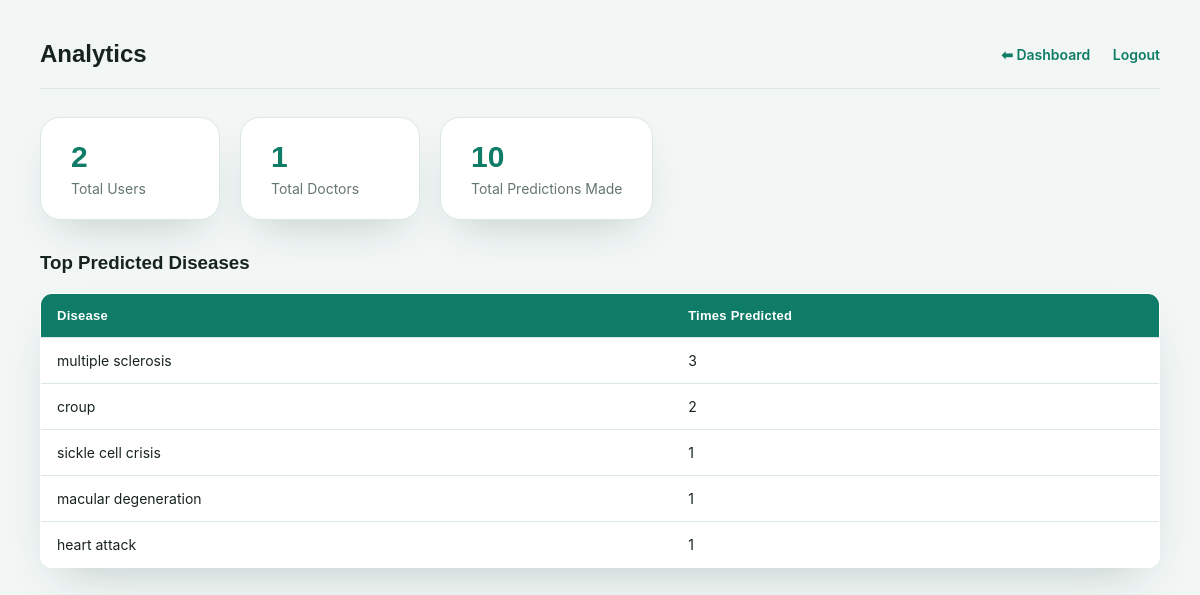
The app's page /admin/analytics (signed in) with its own data.
### database/model.py (models this page shows, shortened)
class PredictionHistory(db.Model):
    __tablename__ = "prediction_history"
    id = db.Column(db.Integer, primary_key=True)
    user_id = db.Column(
        db.Integer,
        db.ForeignKey("users.id"),
        nullable=False
    )
    symptoms = db.Column(db.Text, nullable=False)
    predicted_disease = db.Column(
        db.String(150),
        nullable=False
    )
    confidence = db.Column(db.Float)
    prediction_date = db.Column(
        db.DateTime,
        server_default=db.func.now()
    )
    user = db.relationship(
    "User",
    backref=db.backref(
        "predictions",
        lazy=True,
        cascade="all, delete-orphan"
    )
)

### routes/admin.py (the view)
@admin.route("/analytics")
@admin_required
def analytics():
    total_users = User.query.filter_by(role="user").count()
    total_doctors = User.query.filter_by(role="doctor").count()
    total_predictions = PredictionHistory.query.count()
    top_diseases = db.session.query(
        PredictionHistory.predicted_disease,
        db.func.count(PredictionHistory.id).label("count")
    ).group_by(
        PredictionHistory.predicted_disease
    ).order_by(
        db.func.count(PredictionHistory.id).desc()
    ).limit(5).all()
    return render_template(
        "admin/analytics.html",
        total_users=total_users,
        total_doctors=total_doctors,
        total_predictions=total_predictions,
        top_diseases=top_diseases
    )

### app.py (called while the page is built)
@login_manager.user_loader
def load_user(user_id):
    return User.query.get(int(user_id))

### routes/admin.py (called while the page is built)
def admin_required(view_func):
    @wraps(view_func)
    def wrapped(*args, **kwargs):
        if not current_user.is_authenticated or current_user.role != "admin":
            flash("Please login as an admin to continue.", "danger")
            return redirect(url_for("admin.login"))
        return view_func(*args, **kwargs)
    return wrapped

### templates/admin/analytics.html (shortened to what this page needs)
<!DOCTYPE html>
<html>
<head>
    <link rel="stylesheet" href="{{ url_for('static', filename='css/dashboard.css') }}">
</head>
<body>
<div class="navbar">
    <h2>Analytics</h2>
    <div>
        <a href="{{ url_for('admin.dashboard') }}">⬅ Dashboard</a>
        <a href="{{ url_for('admin.logout') }}">Logout</a>
    </div>
</div>
<div class="cards">
    <div class="card">
        <h3>{{ total_users }}</h3>
        <p>Total Users</p>
    </div>
    <div class="card">
        <h3>{{ total_doctors }}</h3>
        <p>Total Doctors</p>
    </div>
    <div class="card">
        <h3>{{ total_predictions }}</h3>
        <p>Total Predictions Made</p>
    </div>
</div>
<h3>Top Predicted Diseases</h3>
<table>
    <tr>
        <th>Disease</th>
        <th>Times Predicted</th>
    </tr>
    {% for disease, count in top_diseases %}
    <tr>
        <td>{{ disease }}</td>
        <td>{{ count }}</td>
    </tr>
    {% endfor %}
</table>
</body>
</html>

### static/css/dashboard.css (style rules this page uses)
:root { --bg: #f2f7f6; --surface: #ffffff; --primary: #0e7c66; --primary-dark: #095b4b; --accent: #e8895c; --danger: #d64545; --danger-dark: #b3352f; --text: #16231f; --muted: #64766f; --border: #dce8e4; --radius-lg: 20px; --radius-md: 12px; --shadow: 0 20px 45px -20px rgba(14, 55, 46, 0.25); }
* { box-sizing: border-box; }
body { font-family: 'Inter', -apple-system, Arial, sans-serif; background: var(--bg); color: var(--text); margin: 0; padding: 40px; }
h2, h3 { font-family: 'Sora', sans-serif; }
.navbar { display: flex; justify-content: space-between; align-items: center; margin-bottom: 28px; padding-bottom: 20px; border-bottom: 1px solid var(--border); }
.navbar h2 { margin: 0; font-weight: 700; color: var(--text); }
.navbar a { color: var(--primary); text-decoration: none; margin-left: 18px; font-weight: 600; font-size: 14px; transition: color 0.15s ease; }
.cards { display: flex; gap: 20px; margin-bottom: 32px; flex-wrap: wrap; }
.card { background: var(--surface); border: 1px solid var(--border); box-shadow: var(--shadow); border-radius: var(--radius-lg); padding: 22px 30px; min-width: 180px; }
.card h3 { margin: 0 0 6px 0; color: var(--primary); font-size: 30px; font-weight: 700; }
.card p { margin: 0; color: var(--muted); font-size: 14px; }
table { width: 100%; border-collapse: collapse; background: var(--surface); border-radius: var(--radius-md); overflow: hidden; box-shadow: var(--shadow); border: 1px solid var(--border); }
th, td { border-bottom: 1px solid var(--border); padding: 14px 16px; text-align: left; font-size: 14px; }
th { background: var(--primary); color: #fff; font-family: 'Sora', sans-serif; font-weight: 700; font-size: 13px; letter-spacing: 0.02em; }
tr:last-child td { border-bottom: none; }

### records on screen
PredictionHistory: predicted_disease "croup", id "2"
PredictionHistory: predicted_disease "sickle cell crisis", user "1"
PredictionHistory: predicted_disease "macular degeneration", count "1"
PredictionHistory: predicted_disease "heart attack", count "1"

### other values on screen
{{ total_users }} "2"
{{ total_doctors }} "1"
{{ total_predictions }} "10"
{{ disease }} "multiple sclerosis"
{{ count }} "3"
